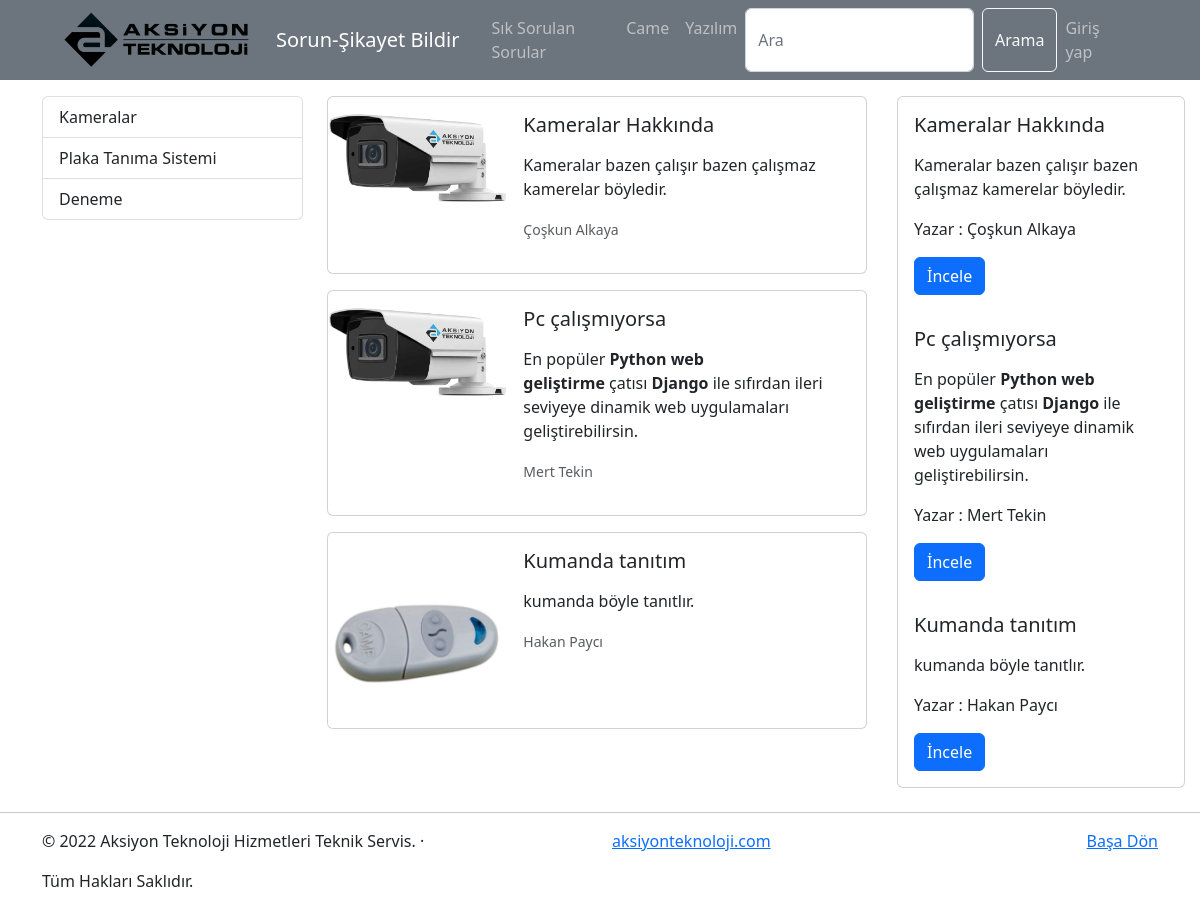
/came/, run on an earlier commit of the app's database.
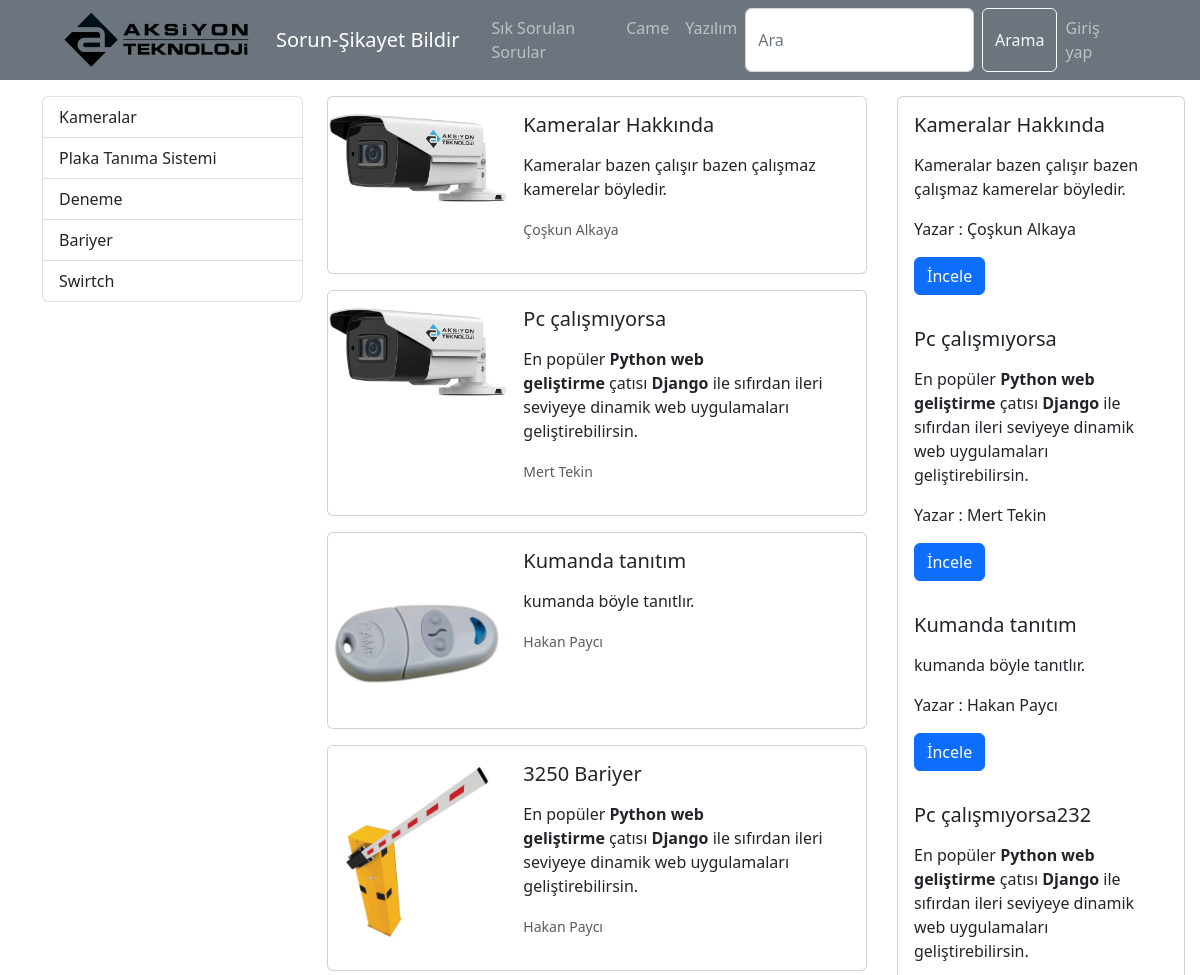
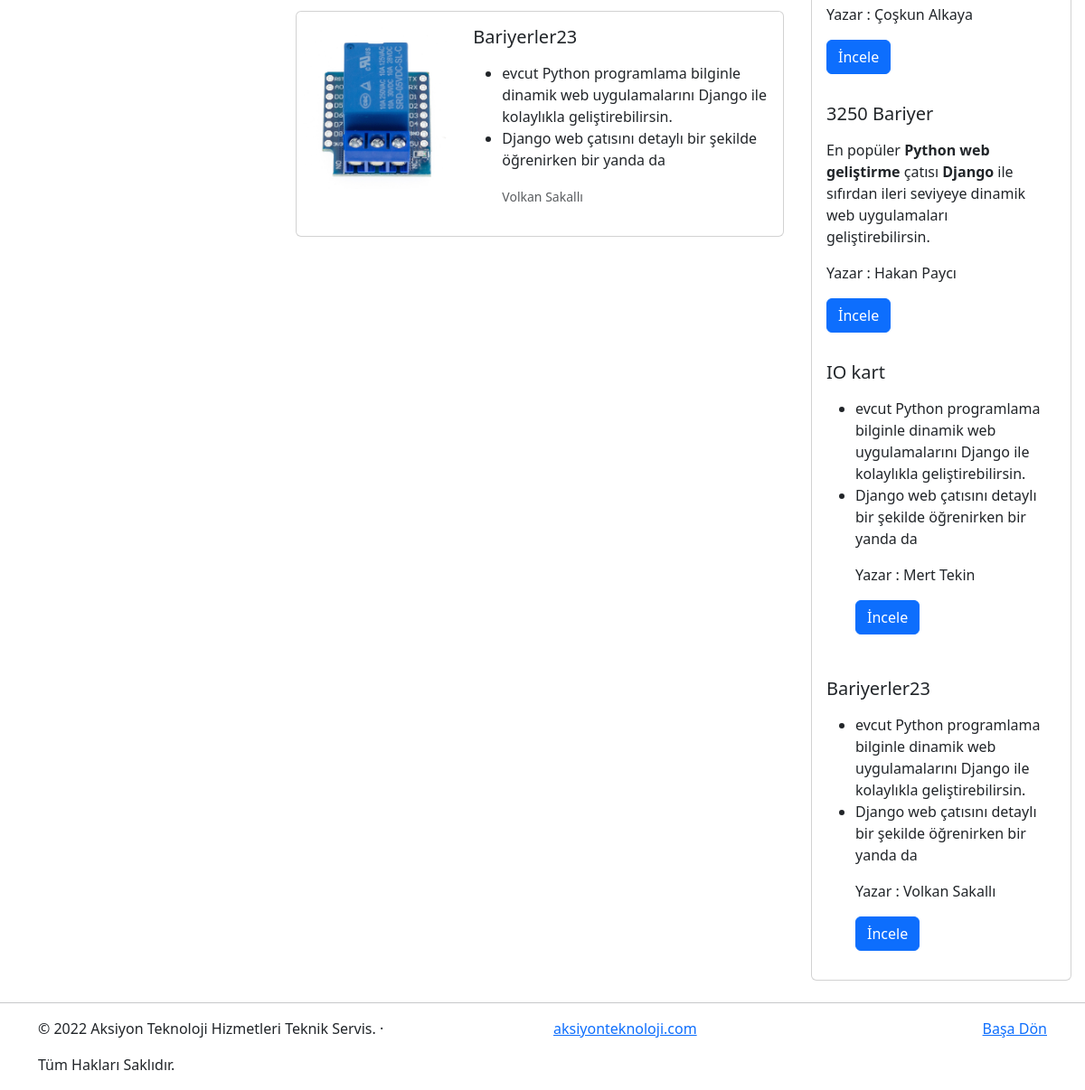
And on a later commit of the database (2 pictures, top to bottom).
### tickets/models.py (models this page shows, shortened)
class Category(models.Model):
    categoryName = models.CharField(max_length=100)
    slug = models.SlugField(null=False, unique=True,
                            db_index=True, blank=True, editable=False)
    UrunTip = models.CharField(max_length=100,default="came")

class Paylasim(models.Model):
    göndericiAdi = models.CharField(max_length=100)
    gönderiKonu = models.CharField(max_length=100)
    gönderiAciklama = RichTextField()
    gönderiFoto = models.ImageField(upload_to="Paylasim",blank=False,null=False)
    gönderiDurumu = models.BooleanField(default=False)
    yazılımUrunumu = models.BooleanField(default=False)
    cameUrunumu = models.BooleanField(default=False)
    slug = models.SlugField(null=False, unique=True,
                            db_index=True, blank=True, editable=False)
    category = models.ForeignKey(
        Category, on_delete=models.CASCADE,blank=True)

### tickets/views.py (the view)
# urls.py: path('came/', views.came, name="came"),
def came(request):
    data = {
        "paylasimlar": Paylasim.objects.filter(cameUrunumu=True),
        "category": Category.objects.filter(UrunTip="came"),
        "paylasimlarall": Paylasim.objects.all(),
    }
    return render(request, "came.html", data)

### tickets/templates/came.html
{% extends "basee.html" %}
{% load static %}
{% block content %}
    {% include 'partials/_navbar.html' %}
    <div class="container mt-3">
        <div class="row">
            <div class="col-3 mb-2">
              {% include 'partials/_cameliste.html' %}
            </div>
            <div class="col-6 mb-2">
             {% include 'partials/_camecards.html' %}
            </div>
            <div class="col-3 mb-2">
              {% include 'partials/_sidebar.html' %}
            </div>
        </div>
    </div>
{% endblock %}

### templates/basee.html (shortened to what this page needs)
{% load static %}
<!DOCTYPE html>
<html lang="tr">
<head>
    <link rel="stylesheet" href="{% static 'css/bootstrap.min.css' %}">
</head>
<body>
    {% block content %}  {% endblock %}
</body>
<hr class="featurette-divider">
<footer class="container">
    <div class="row">
    <div class="col-6">
        <p>© 2022 Aksiyon Teknoloji Hizmetleri Teknik Servis. · <p href="#">Tüm Hakları Saklıdır.</p> </p>
    </div>
    <div class="col-3">
        <a href="https://aksiyonteknoloji.com/">aksiyonteknoloji.com</a>
        </div>
    <div class="col-3">
    <p class="float-end"><a href="#">Başa Dön</a></p>
    </div>
</div>
  </footer>
</html>

### tickets/templates/partials/_navbar.html (shortened to what this page needs)
{% load static %}
<nav class="navbar navbar-expand-lg navbar-dark bg-secondary">
    <div class="mx-5 container-fluid" >
      <a href="{% url 'home' %}" title=""><img src="{% static 'img/akslogok.png' %}" class="img-responsive" width="200" ></a>
      <a class="mx-3 navbar-brand" href="{% url 'tickets' %}">Sorun-Şikayet Bildir</a>
      <div class="collapse navbar-collapse" id="navbarColor02">
        <ul class="mx-2 navbar-nav me-auto mb-2 mb-lg-0">
          <li class="nav-item">
            <a class="nav-link" href="#">Sık Sorulan Sorular</a>
          </li>
          <li class="nav-item">
            <a class="nav-link" href="{% url 'came' %}">Came</a>
          </li>
          <li class="nav-item">
            <a class="nav-link" href="{% url 'yazilim' %}">Yazılım</a>
          </li>
        </ul>
        <ul class="mx-2 navbar-nav ms-auto mb-2 mb-lg-0">
          <form class="d-flex" role="search">
            <input class="form-control me-2" type="search" placeholder="Ara" aria-label="Search">
            <button class="btn btn-outline-light" type="submit">Arama</button>
          </form>
          {% if user.is_authenticated %}
          <li class="nav-item">
            <a class="nav-link" href="{% url 'logout' %}">Çıkış yap</a>
          </li>
          <li class="nav-item">
            <a class="nav-link" href="">Hoşgeldiniz,{{user.username}}</a>
          </li>
          {% else %}
          <li class="nav-item">
            <a class="nav-link" href="{% url 'login' %}">Giriş yap</a>
          </li>
          {% endif %}
        </ul>
      </div>
    </div>
  </nav>

### tickets/templates/partials/_cameliste.html
<div class="list-group">
  {% for category in category %}
      <a class="list-group-item list-group-item-action" href="{% url 'cameCategory' category.slug %}">{{ category.categoryName|title }}</a>
  {% endfor %}
</div>

### tickets/templates/partials/_camecards.html (shortened to what this page needs)
{% load static %}
{%for pay in paylasimlar%}
<div class="card mb-3" style="max-width: 540px;">
  <div class="row g-0">
    <div class="col-md-4">
      <a href="{% url 'details' pay.slug %}" title="">
        <img src="{{ pay.gönderiFoto.url }}" class="img-fluid rounded-start mt-3" alt="...">
      </a>
    </div>
    <div class="col-md-8">
      <div class="card-body">
        <h5 class="card-title">{{pay.gönderiKonu}}</h5>
        <p class="card-text">{{pay.gönderiAciklama|safe|slice:"0:200"}}</p>
        <p class="card-text"><small class="text-muted">{{pay.göndericiAdi}}</small></p>
      </div>
    </div>
  </div>
</div>
{%endfor%}

### tickets/templates/partials/_sidebar.html (shortened to what this page needs)
  <div class="row " >
    <div class="col-sm-6"  >
      <div class="card"  style="width: 18rem; " >
        {%for pay in paylasimlarall%}
        <div class="card-body" >
          <h5 class="card-title">{{pay.gönderiKonu}}</h5>
          <p class="card-text " >{{pay.gönderiAciklama|safe|slice:"0:200"}}</p>
          <p class="card-writer" >Yazar : {{pay.göndericiAdi}}</p>
          <a href="{% url 'details' pay.slug %}" class="btn btn-primary">İncele</a>
        </div>
        {%endfor%}
      </div>
    </div>
</div>

What changed in the data, as far as the page shows it:
added Category: categoryName "Bariyer"
added Category: categoryName "Swirtch"
added Paylasim: gönderiFoto (picture), gönderiKonu "3250 Bariyer", gönderiAciklama "En popüler Python web geliştirme çatısı Django ile sıfırdan ileri seviyeye dinamik web uygulamaları geliştirebilirsin.", göndericiAdi "Hakan Paycı"
added Paylasim: gönderiFoto (picture), gönderiKonu "Bariyerler23", gönderiAciklama "evcut Python programlama bilginle dinamik web uygulamalarını Django ile kolaylıkla geliştirebilirsin. Django web çatısını detaylı bir şekilde öğrenirken bir yanda da", göndericiAdi "Volkan Sakallı"
added Paylasim: gönderiKonu "Pc çalışmıyorsa232", gönderiAciklama "En popüler Python web geliştirme çatısı Django ile sıfırdan ileri seviyeye dinamik web uygulamaları geliştirebilirsin.", göndericiAdi "Çoşkun Alkaya"
added Paylasim: gönderiKonu "IO kart", gönderiAciklama "evcut Python programlama bilginle dinamik web uygulamalarını Django ile kolaylıkla geliştirebilirsin. Django web çatısını detaylı bir şekilde öğrenirken bir yanda da", göndericiAdi "Mert Tekin"
